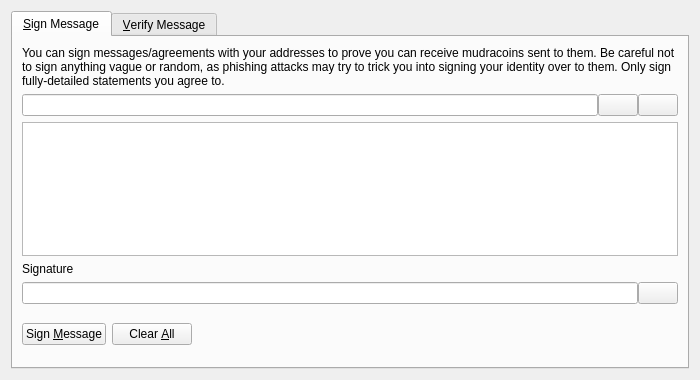
<?xml version="1.0" encoding="UTF-8"?>
<ui version="4.0">
 <class>SignVerifyMessageDialog</class>
 <widget class="QDialog" name="SignVerifyMessageDialog">
  <property name="geometry">
   <rect>
    <x>0</x>
    <y>0</y>
    <width>700</width>
    <height>380</height>
   </rect>
  </property>
  <property name="windowTitle">
   <string>Signatures - Sign / Verify a Message</string>
  </property>
  <property name="modal">
   <bool>true</bool>
  </property>
  <layout class="QVBoxLayout" name="verticalLayout">
   <item>
    <widget class="QTabWidget" name="tabWidget">
     <property name="currentIndex">
      <number>0</number>
     </property>
     <widget class="QWidget" name="tabSignMessage">
      <attribute name="title">
       <string>&amp;Sign Message</string>
      </attribute>
      <layout class="QVBoxLayout" name="verticalLayout_SM">
       <item>
        <widget class="QLabel" name="infoLabel_SM">
         <property name="text">
          <string>You can sign messages/agreements with your addresses to prove you can receive mudracoins sent to them. Be careful not to sign anything vague or random, as phishing attacks may try to trick you into signing your identity over to them. Only sign fully-detailed statements you agree to.</string>
         </property>
         <property name="textFormat">
          <enum>Qt::PlainText</enum>
         </property>
         <property name="wordWrap">
          <bool>true</bool>
         </property>
        </widget>
       </item>
       <item>
        <layout class="QHBoxLayout" name="horizontalLayout_1_SM">
         <property name="spacing">
          <number>0</number>
         </property>
         <item>
          <widget class="QValidatedLineEdit" name="addressIn_SM">
           <property name="toolTip">
            <string>The Mudracoin address to sign the message with</string>
           </property>
          </widget>
         </item>
         <item>
          <widget class="QPushButton" name="addressBookButton_SM">
           <property name="toolTip">
            <string>Choose previously used address</string>
           </property>
           <property name="text">
            <string/>
           </property>
           <property name="icon">
            <iconset resource="../bitcoin.qrc">
             <normaloff>:/icons/address-book</normaloff>:/icons/address-book</iconset>
           </property>
           <property name="shortcut">
            <string>Alt+A</string>
           </property>
           <property name="autoDefault">
            <bool>false</bool>
           </property>
          </widget>
         </item>
         <item>
          <widget class="QPushButton" name="pasteButton_SM">
           <property name="toolTip">
            <string>Paste address from clipboard</string>
           </property>
           <property name="text">
            <string/>
           </property>
           <property name="icon">
            <iconset resource="../bitcoin.qrc">
             <normaloff>:/icons/editpaste</normaloff>:/icons/editpaste</iconset>
           </property>
           <property name="shortcut">
            <string>Alt+P</string>
           </property>
           <property name="autoDefault">
            <bool>false</bool>
           </property>
          </widget>
         </item>
        </layout>
       </item>
       <item>
        <widget class="QPlainTextEdit" name="messageIn_SM">
         <property name="toolTip">
          <string>Enter the message you want to sign here</string>
         </property>
        </widget>
       </item>
       <item>
        <widget class="QLabel" name="signatureLabel_SM">
         <property name="text">
          <string>Signature</string>
         </property>
         <property name="textFormat">
          <enum>Qt::PlainText</enum>
         </property>
        </widget>
       </item>
       <item>
        <layout class="QHBoxLayout" name="horizontalLayout_2_SM">
         <property name="spacing">
          <number>0</number>
         </property>
         <item>
          <widget class="QLineEdit" name="signatureOut_SM">
           <property name="font">
            <font>
             <italic>true</italic>
            </font>
           </property>
           <property name="readOnly">
            <bool>true</bool>
           </property>
          </widget>
         </item>
         <item>
          <widget class="QPushButton" name="copySignatureButton_SM">
           <property name="toolTip">
            <string>Copy the current signature to the system clipboard</string>
           </property>
           <property name="text">
            <string/>
           </property>
           <property name="icon">
            <iconset resource="../bitcoin.qrc">
             <normaloff>:/icons/editcopy</normaloff>:/icons/editcopy</iconset>
           </property>
           <property name="autoDefault">
            <bool>false</bool>
           </property>
          </widget>
         </item>
        </layout>
       </item>
       <item>
        <layout class="QHBoxLayout" name="horizontalLayout_3_SM">
         <item>
          <widget class="QPushButton" name="signMessageButton_SM">
           <property name="toolTip">
            <string>Sign the message to prove you own this Mudracoin address</string>
           </property>
           <property name="text">
            <string>Sign &amp;Message</string>
           </property>
           <property name="icon">
            <iconset resource="../bitcoin.qrc">
             <normaloff>:/icons/edit</normaloff>:/icons/edit</iconset>
           </property>
           <property name="autoDefault">
            <bool>false</bool>
           </property>
          </widget>
         </item>
         <item>
          <widget class="QPushButton" name="clearButton_SM">
           <property name="toolTip">
            <string>Reset all sign message fields</string>
           </property>
           <property name="text">
            <string>Clear &amp;All</string>
           </property>
           <property name="icon">
            <iconset resource="../bitcoin.qrc">
             <normaloff>:/icons/remove</normaloff>:/icons/remove</iconset>
           </property>
           <property name="autoDefault">
            <bool>false</bool>
           </property>
          </widget>
         </item>
         <item>
          <spacer name="horizontalSpacer_1_SM">
           <property name="orientation">
            <enum>Qt::Horizontal</enum>
           </property>
           <property name="sizeHint" stdset="0">
            <size>
             <width>40</width>
             <height>48</height>
            </size>
           </property>
          </spacer>
         </item>
         <item>
          <widget class="QLabel" name="statusLabel_SM">
           <property name="font">
            <font>
             <weight>75</weight>
             <bold>true</bold>
            </font>
           </property>
           <property name="text">
            <string/>
           </property>
           <property name="wordWrap">
            <bool>true</bool>
           </property>
          </widget>
         </item>
         <item>
          <spacer name="horizontalSpacer_2_SM">
           <property name="orientation">
            <enum>Qt::Horizontal</enum>
           </property>
           <property name="sizeHint" stdset="0">
            <size>
             <width>40</width>
             <height>48</height>
            </size>
           </property>
          </spacer>
         </item>
        </layout>
       </item>
      </layout>
     </widget>
     <widget class="QWidget" name="tabVerifyMessage">
      <attribute name="title">
       <string>&amp;Verify Message</string>
      </attribute>
      <layout class="QVBoxLayout" name="verticalLayout_VM">
       <item>
        <widget class="QLabel" name="infoLabel_VM">
         <property name="text">
          <string>Enter the receiver's address, message (ensure you copy line breaks, spaces, tabs, etc. exactly) and signature below to verify the message. Be careful not to read more into the signature than what is in the signed message itself, to avoid being tricked by a man-in-the-middle attack. Note that this only proves the signing party receives with the address, it cannot prove sendership of any transaction!</string>
         </property>
         <property name="textFormat">
          <enum>Qt::PlainText</enum>
         </property>
         <property name="alignment">
          <set>Qt::AlignLeading|Qt::AlignLeft|Qt::AlignTop</set>
         </property>
         <property name="wordWrap">
          <bool>true</bool>
         </property>
        </widget>
       </item>
       <item>
        <layout class="QHBoxLayout" name="horizontalLayout_1_VM">
         <property name="spacing">
          <number>0</number>
         </property>
         <item>
          <widget class="QValidatedLineEdit" name="addressIn_VM">
           <property name="toolTip">
            <string>The Mudracoin address the message was signed with</string>
           </property>
          </widget>
         </item>
         <item>
          <widget class="QPushButton" name="addressBookButton_VM">
           <property name="toolTip">
            <string>Choose previously used address</string>
           </property>
           <property name="text">
            <string/>
           </property>
           <property name="icon">
            <iconset resource="../bitcoin.qrc">
             <normaloff>:/icons/address-book</normaloff>:/icons/address-book</iconset>
           </property>
           <property name="shortcut">
            <string>Alt+A</string>
           </property>
           <property name="autoDefault">
            <bool>false</bool>
           </property>
          </widget>
         </item>
        </layout>
       </item>
       <item>
        <widget class="QPlainTextEdit" name="messageIn_VM"/>
       </item>
       <item>
        <widget class="QValidatedLineEdit" name="signatureIn_VM"/>
       </item>
       <item>
        <layout class="QHBoxLayout" name="horizontalLayout_2_VM">
         <item>
          <widget class="QPushButton" name="verifyMessageButton_VM">
           <property name="toolTip">
            <string>Verify the message to ensure it was signed with the specified Mudracoin address</string>
           </property>
           <property name="text">
            <string>Verify &amp;Message</string>
           </property>
           <property name="icon">
            <iconset resource="../bitcoin.qrc">
             <normaloff>:/icons/transaction_0</normaloff>:/icons/transaction_0</iconset>
           </property>
           <property name="autoDefault">
            <bool>false</bool>
           </property>
          </widget>
         </item>
         <item>
          <widget class="QPushButton" name="clearButton_VM">
           <property name="toolTip">
            <string>Reset all verify message fields</string>
           </property>
           <property name="text">
            <string>Clear &amp;All</string>
           </property>
           <property name="icon">
            <iconset resource="../bitcoin.qrc">
             <normaloff>:/icons/remove</normaloff>:/icons/remove</iconset>
           </property>
           <property name="autoDefault">
            <bool>false</bool>
           </property>
          </widget>
         </item>
         <item>
          <spacer name="horizontalSpacer_1_VM">
           <property name="orientation">
            <enum>Qt::Horizontal</enum>
           </property>
           <property name="sizeHint" stdset="0">
            <size>
             <width>40</width>
             <height>48</height>
            </size>
           </property>
          </spacer>
         </item>
         <item>
          <widget class="QLabel" name="statusLabel_VM">
           <property name="font">
            <font>
             <weight>75</weight>
             <bold>true</bold>
            </font>
           </property>
           <property name="text">
            <string/>
           </property>
           <property name="wordWrap">
            <bool>true</bool>
           </property>
          </widget>
         </item>
         <item>
          <spacer name="horizontalSpacer_2_VM">
           <property name="orientation">
            <enum>Qt::Horizontal</enum>
           </property>
           <property name="sizeHint" stdset="0">
            <size>
             <width>40</width>
             <height>48</height>
            </size>
           </property>
          </spacer>
         </item>
        </layout>
       </item>
      </layout>
     </widget>
    </widget>
   </item>
  </layout>
 </widget>
 <customwidgets>
  <customwidget>
   <class>QValidatedLineEdit</class>
   <extends>QLineEdit</extends>
   <header>qt/qvalidatedlineedit.h</header>
  </customwidget>
 </customwidgets>
 <resources>
  <include location="../bitcoin.qrc"/>
 </resources>
 <connections/>
</ui>
